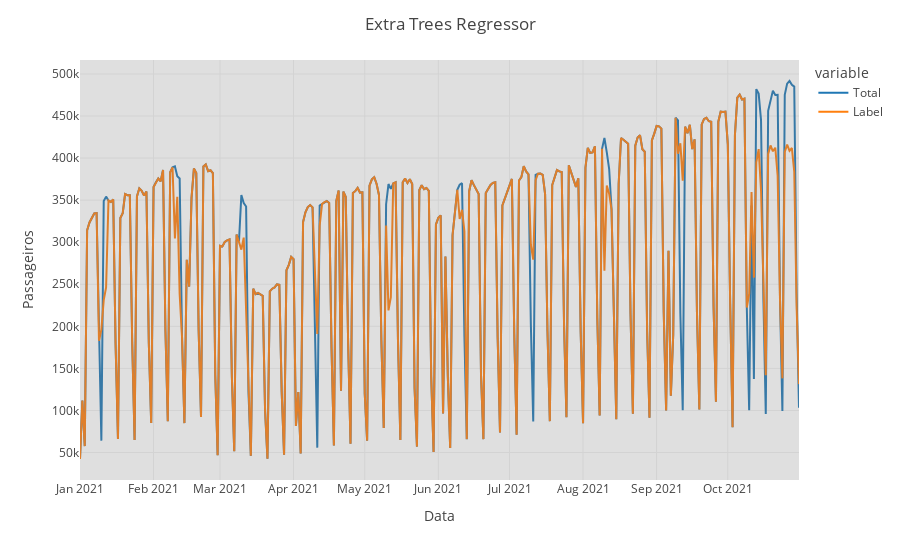

Notebook source saved alongside this figure:
### Code cell
predictions_final = predict_model(best, data=df2)
predictions_final['DATA'] = pd.date_range(start='2021-01-01', end = '2021-10-31', freq = 'D')
fig_final = px.line(predictions_final, x='DATA', y=["Total", "Label"], template = 'gridon')
fig_final.add_vrect(x0="2021-01-01", x1="2021-10-31", fillcolor="grey", opacity=0.25, line_width=0)
fig_final.update_layout(title='Extra Trees Regressor',
                   xaxis_title='Data',
                   yaxis_title='Passageiros')
fig_final.show()

### Figure 1 — Plotly figure (JSON) as saved in the notebook; plotly's stock layout.template omitted (floating-point values rounded to 4 significant figures; data arrays with more than 128 entries replaced by an {"elided": "..."} marker saying what was removed)
{"data": [{"hovertemplate": "variable=Total<br>DATA=%{x}<br>value=%{y}<extra></extra>", "legendgroup": "Total", "line": {"color": "#1F77B4", "dash": "solid"}, "marker": {"symbol": "circle"}, "mode": "lines", "name": "Total", "orientation": "v", "showlegend": true, "type": "scatter", "x": {"elided": "304 str values"}, "xaxis": "x", "y": {"elided": "304 int values"}, "yaxis": "y"}, {"hovertemplate": "variable=Label<br>DATA=%{x}<br>value=%{y}<extra></extra>", "legendgroup": "Label", "line": {"color": "#FF7F0E", "dash": "solid"}, "marker": {"symbol": "circle"}, "mode": "lines", "name": "Label", "orientation": "v", "showlegend": true, "type": "scatter", "x": {"elided": "304 str values"}, "xaxis": "x", "y": {"elided": "304 float values"}, "yaxis": "y"}], "layout": {"legend": {"title": {"text": "variable"}, "tracegroupgap": 0}, "margin": {"t": 60}, "shapes": [{"fillcolor": "grey", "line": {"width": 0}, "opacity": 0.25, "type": "rect", "x0": "2021-01-01", "x1": "2021-10-31", "xref": "x", "y0": 0, "y1": 1, "yref": "y domain"}], "title": {"text": "Extra Trees Regressor"}, "xaxis": {"anchor": "y", "domain": [0, 1], "title": {"text": "Data"}}, "yaxis": {"anchor": "x", "domain": [0, 1], "title": {"text": "Passageiros"}}}}
